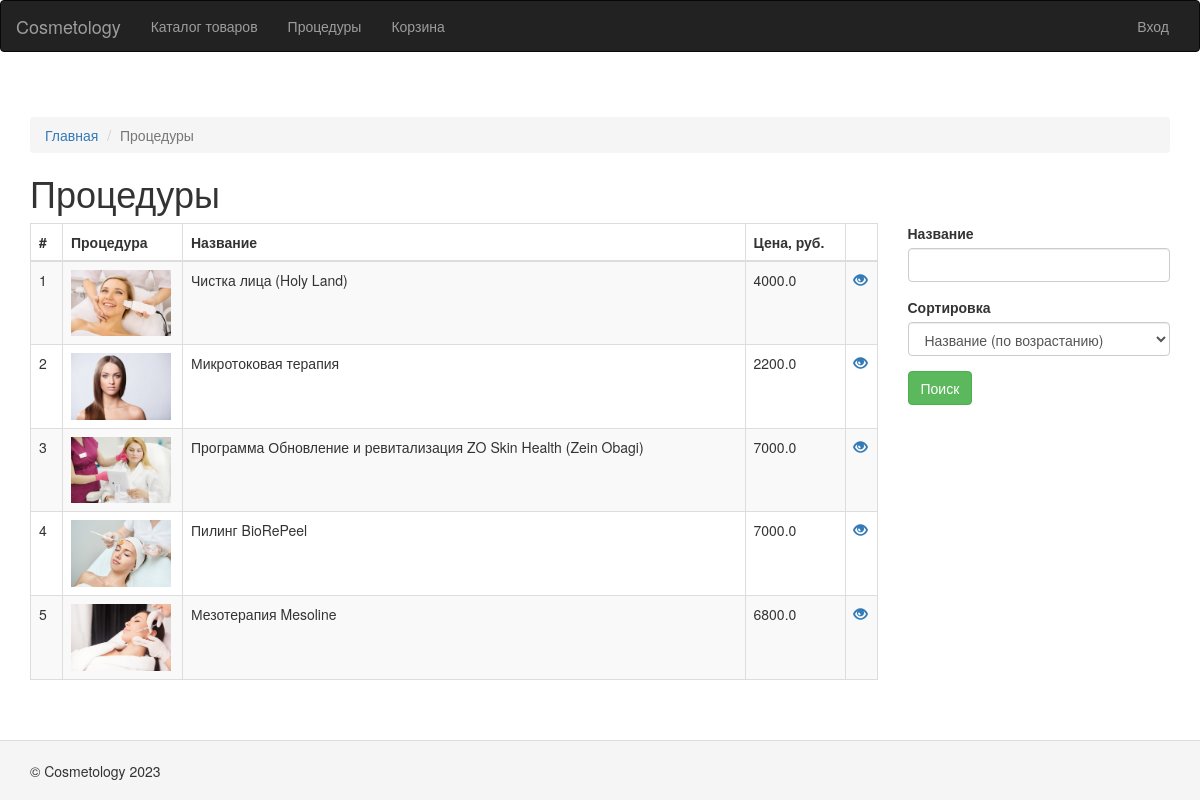
/procedure/list/, run on the app's committed database.
### website/models.py (models this page shows, shortened)
class Procedure(models.Model):
    title = models.CharField("Название", max_length=255)
    """Название"""
    description = models.TextField("Описание", null=True, blank=True)
    """Описание"""
    image = models.ImageField("Изображение", null=True, blank=True)
    """Изображение"""
    cost = models.FloatField("Стоимость", null=True, blank=True)
    """Стоимость"""
    duration = models.IntegerField("Продолжительность, мин.", null=True, blank=True)
    """Продолжительность (минут)"""
    public = models.BooleanField("Публиковать", null=True, blank=True)
    """Публиковать товар"""
    def image_img(self):
        if self.image:
            from django.utils.safestring import mark_safe
            return mark_safe(u'<a href="{0}" target="_blank"><img src="{0}" width="100"/></a>'.format(self.image.url))
        else:
            return '(Нет изображения)'
    image_img.short_description = 'Изображение'
    image_img.allow_tags = True
    class Meta:
        verbose_name = "Процедура"
        verbose_name_plural = "Процедуры"

### website/views.py (the view)
# urls.py: path('procedure/list/', ProcedureListView.as_view(), name='procedure-list'),
class ProcedureListView (FilterView):
    title = 'Процедуры'
    model = Procedure
    template_name = 'procedure/list.html'
    paginate_by = 5
    filterset_class = ProcedureFilter
    def get_queryset(self):
        queryset = super().get_queryset().filter(public=True)
        return queryset
    def get_context_data(self, **kwargs):
        context = super().get_context_data(**kwargs)
        return context

### project/current_user.py (called while the page is built)
    def __call__(self, request):
        _user.value = request.user
        return self.get_response(request)

### templates/procedure/list.html (shortened to what this page needs)
{% extends 'base.html' %}
{% load static %}
{% load crispy_forms_tags %}
{% load bootstrap_pagination %}
{% block breadcrumbs %}
    <ol class="breadcrumb">
        <li><a href="{% url "home" %}">Главная</a></li>
        <li class="active">{{ view.title }}</li>
    </ol>
{% endblock breadcrumbs %}
{% block content %}
    <h1>{{ view.title }}</h1>
    <div class="row">
        <div class="col-md-9">
            {% if object_list %}
                <table class="table table-striped table-bordered">
                    <colgroup>
                        <col width="32">
                        <col width="120">
                        <col>
                        <col width="100">
                        <col width="32">
                    </colgroup>
                    <thead>
                    <tr>
                        <th>#</th>
                        <th>Процедура</th>
                        <th>Название</th>
                        <th>Цена, руб.</th>
                        <th class="action-column">&nbsp;</th>
                    </tr>
                    </thead>
                    <tbody>
                    {% for object in object_list %}
                        <tr data-key="1">
                            <td>{{ forloop.counter0|add:page_obj.start_index }} </td>
                            <td>{{ object.image_img }}</td>
                            <td>{{ object.title }}</td>
                            <td>{{ object.cost }}</td>
                            <td>
                                <a href="{% url "procedure-detail" object.id %}" title="Просмотр" aria-label="Просмотр">
                                    <span class="glyphicon glyphicon-eye-open"></span>
                                </a>
                            </td>
                        </tr>
                    {% endfor %}
                    </tbody>
                </table>
            {% endif %}
        </div>
        <div class="col-md-3">
            <form method="get">
                {{ filter.form|crispy }}
                <input type="submit" class="btn btn-success" value="Поиск"/>
            </form>
        </div>
    </div>
{% endblock content %}

### static/css/site.css (style rules this page uses)
html, body { height: 100%; }

### data on the page
Procedure: image_img (picture), title "Чистка лица (Holy Land)", cost "4000.0"
Procedure: image_img (picture), title "Микротоковая терапия", cost "2200.0"
Procedure: image_img (picture), title "Программа Обновление и ревитализация ZO Skin Health (Zein Obagi)", cost "7000.0"
Procedure: image_img (picture), title "Пилинг BioRePeel", cost "7000.0"
Procedure: image_img (picture), title "Мезотерапия Mesoline", cost "6800.0"

### other printed values
{{ view.title }} "Процедуры"
